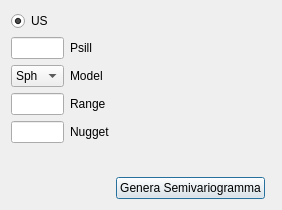
<?xml version="1.0" encoding="UTF-8"?>
<ui version="4.0">
 <class>quantPanel_zoo</class>
 <widget class="QDialog" name="quantPanel_zoo">
  <property name="windowModality">
   <enum>Qt::NonModal</enum>
  </property>
  <property name="geometry">
   <rect>
    <x>0</x>
    <y>0</y>
    <width>282</width>
    <height>210</height>
   </rect>
  </property>
  <property name="windowTitle">
   <string>Ordina</string>
  </property>
  <property name="windowIcon">
   <iconset>
    <normaloff/>
   </iconset>
  </property>
  <layout class="QGridLayout">
   <item row="0" column="1">
    <widget class="QRadioButton" name="radioButtonUsMin">
     <property name="text">
      <string>US</string>
     </property>
     <property name="checked">
      <bool>true</bool>
     </property>
    </widget>
   </item>
   <item row="3" column="3" colspan="2">
    <spacer name="horizontalSpacer_2">
     <property name="orientation">
      <enum>Qt::Horizontal</enum>
     </property>
     <property name="sizeHint" stdset="0">
      <size>
       <width>40</width>
       <height>20</height>
      </size>
     </property>
    </spacer>
   </item>
   <item row="5" column="1">
    <widget class="QLineEdit" name="nugget_2"/>
   </item>
   <item row="5" column="3">
    <spacer name="horizontalSpacer_5">
     <property name="orientation">
      <enum>Qt::Horizontal</enum>
     </property>
     <property name="sizeHint" stdset="0">
      <size>
       <width>40</width>
       <height>20</height>
      </size>
     </property>
    </spacer>
   </item>
   <item row="5" column="2">
    <widget class="QLabel" name="nugget">
     <property name="text">
      <string>Nugget</string>
     </property>
    </widget>
   </item>
   <item row="1" column="2">
    <widget class="QLabel" name="label">
     <property name="text">
      <string>Psill</string>
     </property>
    </widget>
   </item>
   <item row="3" column="1">
    <widget class="QComboBox" name="model">
     <item>
      <property name="text">
       <string>Sph</string>
      </property>
     </item>
     <item>
      <property name="text">
       <string>Exp </string>
      </property>
     </item>
     <item>
      <property name="text">
       <string>Gau</string>
      </property>
     </item>
     <item>
      <property name="text">
       <string>Mat</string>
      </property>
     </item>
    </widget>
   </item>
   <item row="7" column="1">
    <spacer name="horizontalSpacer_3">
     <property name="orientation">
      <enum>Qt::Horizontal</enum>
     </property>
     <property name="sizeHint" stdset="0">
      <size>
       <width>40</width>
       <height>20</height>
      </size>
     </property>
    </spacer>
   </item>
   <item row="4" column="3">
    <spacer name="horizontalSpacer_4">
     <property name="orientation">
      <enum>Qt::Horizontal</enum>
     </property>
     <property name="sizeHint" stdset="0">
      <size>
       <width>40</width>
       <height>20</height>
      </size>
     </property>
    </spacer>
   </item>
   <item row="4" column="1">
    <widget class="QLineEdit" name="rang"/>
   </item>
   <item row="4" column="2">
    <widget class="QLabel" name="range">
     <property name="text">
      <string>Range</string>
     </property>
    </widget>
   </item>
   <item row="3" column="2">
    <widget class="QLabel" name="label_2">
     <property name="text">
      <string>Model</string>
     </property>
    </widget>
   </item>
   <item row="1" column="1">
    <widget class="QLineEdit" name="psill"/>
   </item>
   <item row="6" column="3">
    <spacer name="verticalSpacer_2">
     <property name="orientation">
      <enum>Qt::Vertical</enum>
     </property>
     <property name="sizeHint" stdset="0">
      <size>
       <width>20</width>
       <height>40</height>
      </size>
     </property>
    </spacer>
   </item>
   <item row="1" column="3" colspan="2">
    <spacer name="horizontalSpacer">
     <property name="orientation">
      <enum>Qt::Horizontal</enum>
     </property>
     <property name="sizeHint" stdset="0">
      <size>
       <width>40</width>
       <height>20</height>
      </size>
     </property>
    </spacer>
   </item>
   <item row="6" column="1">
    <spacer name="verticalSpacer">
     <property name="orientation">
      <enum>Qt::Vertical</enum>
     </property>
     <property name="sizeHint" stdset="0">
      <size>
       <width>20</width>
       <height>40</height>
      </size>
     </property>
    </spacer>
   </item>
   <item row="7" column="3">
    <widget class="QPushButton" name="calcola1">
     <property name="text">
      <string>Genera Semivariogramma</string>
     </property>
    </widget>
   </item>
  </layout>
 </widget>
 <resources>
  <include location="resources.qrc"/>
 </resources>
 <connections/>
</ui>
